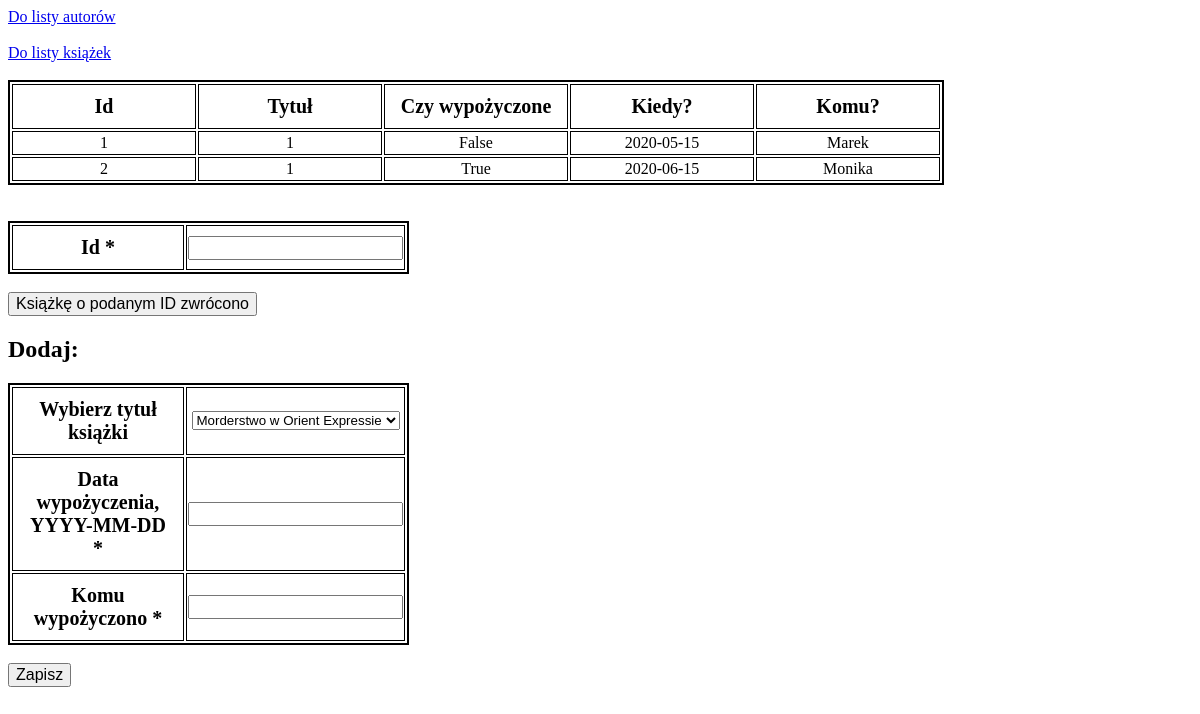
Page /sql/borrowing/ on the earlier database version.
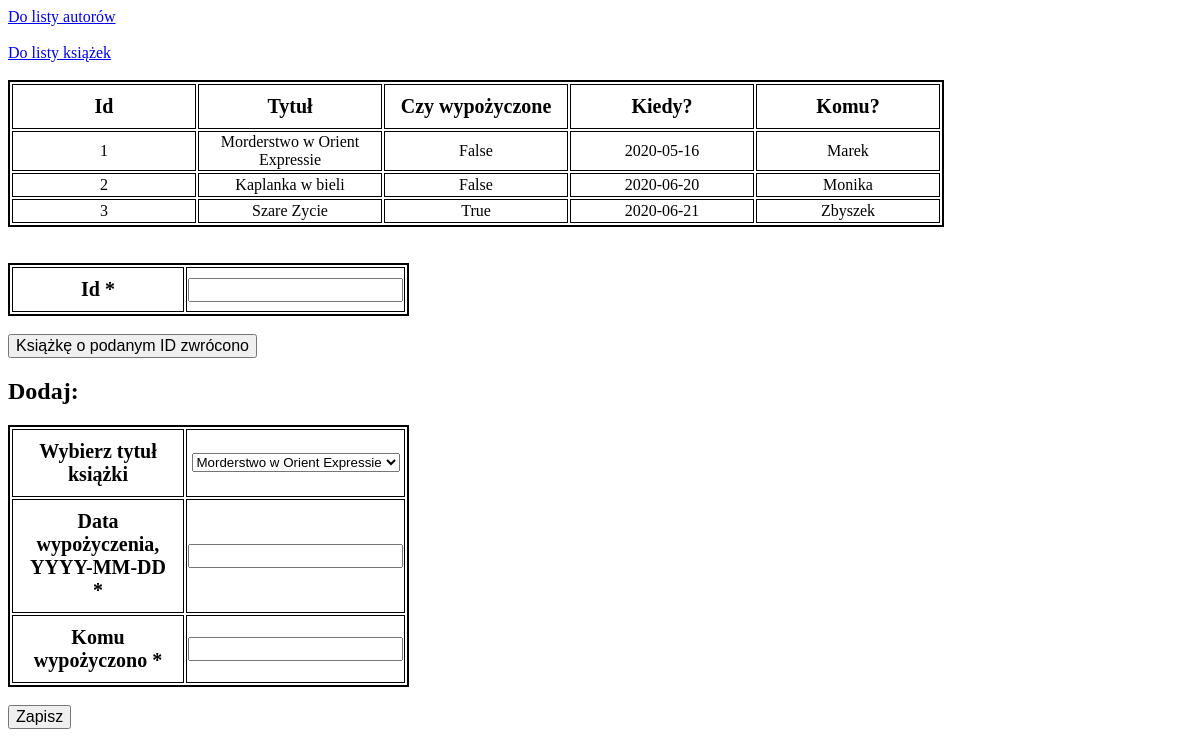
Same page on the later database version.
### app/models.py (models this page shows, shortened)
class Borrowing(db.Model):
    id = db.Column(db.Integer, primary_key=True)
    borrowed = db.Column(db.Boolean())
    borrow_date = db.Column(db.String(10))
    where = db.Column(db.String(50))
    id_book = db.Column(db.String, db.ForeignKey('book.title'))

### app/routes.py (the view, shortened to what this page needs)
@app.route("/sql/borrowing/", methods=["GET", "POST"])
def borrowing_list_sql():
    form = BorrowingForm()
    form2 = DeleteForm()
    borrowing = Borrowing.query.all()
    books = Book.query.all()
    return render_template("borrowing.html", borrowing=borrowing, form=form, books=books, form2=form2)  # noqa: E501

### app/forms.py
class BorrowingForm(FlaskForm):
    title = SelectField('Wybierz tytuł książki', choices=books)
    date = StringField('Data wypożyczenia, YYYY-MM-DD', validators=[DataRequired()])
    where = StringField('Komu wypożyczono', validators=[DataRequired()])

class DeleteForm(FlaskForm):
    id = IntegerField('Id', validators=[DataRequired()])

### app/templates/borrowing.html (shortened to what this page needs)
<!DOCTYPE html>
<html lang="en">
<head>
    <link rel="stylesheet" href="{{ url_for('static', filename='style.css') }}">
</head>
<body>
    <a href="/sql/authors/">Do listy autorów</a><br><br>
    <a href="/sql/books/">Do listy książek</a><br><br>
    <table>
        <thead>
        <th>Id</th>
        <th>Tytuł</th>
        <th>Czy wypożyczone</th>
        <th>Kiedy?</th>
        <th>Komu?</th>
        </thead>
    {% for bor in borrowing %}
        <tr>
            <td>{{ bor.id }}</td>
            <td>{{ bor.id_book }}</td>
            <td>{{ bor.borrowed }}</td>
            <td>{{ bor.borrow_date }}</td>
            <td>{{ bor.where }}</td>
        </tr>
    {% endfor %}
    </table>
    <br>
    <br>
    <form method="POST" action="/sql/borrowing/">
        <table>
            {% for field in form2 if field.widget.input_type != 'hidden' %}
                <tr>
                    <th>{{ field.label }} {% if field.flags.required %}*{% endif %}</th>
                    <td>{{ field }}</td>
                </tr>
            {% endfor %}
        </table>
        <br>
        <input type="submit" value="Książkę o podanym ID zwrócono">
    </form>
    <h2> Dodaj: </h2>
    <form method="POST" action="/sql/borrowing/">
        <table>
            {% for field in form if field.widget.input_type != 'hidden' %}
                <tr>
                    <th>{{ field.label }} {% if field.flags.required %}*{% endif %}</th>
                    <td>{{ field }}</td>
                </tr>
            {% endfor %}
        </table>
        <br>
        <input type="submit" value="Zapisz">
    </form>
</body>
</html>

### app/static/style.css (style rules this page uses)
table { border: 2px solid black; }
th { border: 1px solid; width: 150px; height: 20px; padding: 10px; font-size: 20px; }
td { height: 20px; width: 180px; border: 1px solid; text-align: center; }
input { font-size: 16px; }

Differences in the rows shown:
changed Borrowing "Marek": id_book "1" → "Morderstwo w Orient Expressie"; borrow_date "2020-05-15" → "2020-05-16"
changed Borrowing "Monika": id_book "1" → "Kaplanka w bieli"; borrowed "True" → "False"; borrow_date "2020-06-15" → "2020-06-20"
added Borrowing: id "3", id_book "Szare Zycie", borrowed "True", borrow_date "2020-06-21", where "Zbyszek"
